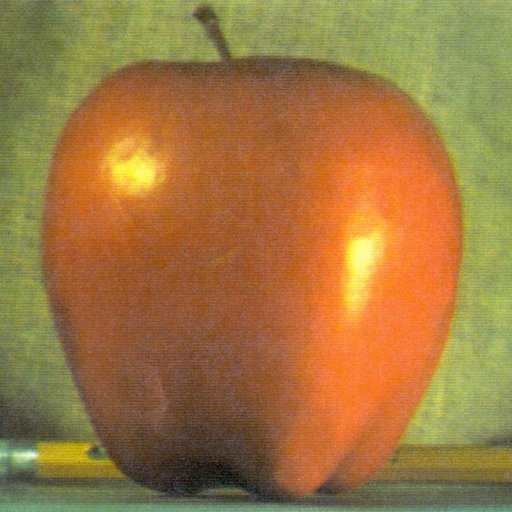
#> input picture misc/imgs/test_fruit/l.jpg, 512 x 512 px
$ python test_multi_channel_blending.py
#> lines starting #> are read from the running program, lines starting #| are printed output that depends on the picture; after the words box and inside, x2 and y2 are one past the last pixel; in counts of white or black regions, pixels touching at a corner belong together
#!/usr/bin/python
import argparse
import sys

import cv2.cv2 as cv2
import numpy as np


def preprocess(img1, img2, overlap_w):
    if img1.shape[0] != img2.shape[0]:
        print("error: image dimension error")
        sys.exit()
    if overlap_w > img1.shape[1] or overlap_w > img2.shape[1]:
        print("error: overlapped area too large")
        sys.exit()

    h1, w1 = img1.shape[:2]
    h2, w2 = img2.shape[:2]

    # prepare final dimensions
    offset = 100
    shape = np.array(img1.shape)
    shape[0] += offset
    shape[1] = w1 + w2 - overlap_w

    # patch1_in_mosaic and patch1_mask_in_mosaic
    subA = np.zeros(shape)
    subA[offset:offset+h1, :w1, :] = img1

    # patch2_in_mosaic and patch2_mask_in_mosaic
    subB = np.zeros(shape)
    subB[:h2, w1 - overlap_w:, :] = img2

    maskA = np.zeros(shape)
    maskA[offset:offset+h1, :w1 - overlap_w // 2] = 1

    return subA, subB, maskA


def prepare_multi_band_blending(img1, img2, overlap_w, leveln=None):
    if overlap_w < 0:
        print("error: overlap_w should be a positive integer")
        sys.exit()

    max_leveln = int(np.floor(np.log2(min(img1.shape[0], img1.shape[1], img2.shape[0], img2.shape[1]))))
    if leveln is None:
        leveln = max_leveln
    if leveln < 1 or leveln > max_leveln:
        print("warning: inappropriate number of leveln")
        leveln = max_leveln

    subA, subB, mask = preprocess(img1, img2, overlap_w)
    return subA, subB, mask, leveln


def multi_band_blending(A, B, M, num_levels):

    num_levels = int(np.floor(np.log2(min(A.shape[0], B.shape[1]))))

    # gaussian pyramid
    gpA = [np.float32(A.copy())]
    gpB = [np.float32(B.copy())]
    gpM = [np.float32(M.copy())]
    for i in range(num_levels):
        gpA.append(cv2.pyrDown(gpA[i]))
        gpB.append(cv2.pyrDown(gpB[i]))
        gpM.append(cv2.pyrDown(gpM[i]))

    # laplacian pyramid
    gpMr = gpM[::-1]
    lpA = [gpA[num_levels]]
    lpB = [gpB[num_levels]]
    for i in range(num_levels, 0, -1):
        size = gpA[i - 1].shape[1::-1]
        LA = gpA[i - 1] - cv2.pyrUp(gpA[i], dstsize=size)
        LB = gpB[i - 1] - cv2.pyrUp(gpB[i], dstsize=size)
        lpA.append(LA)
        lpB.append(LB)

    # blend
    LS = []
    for la, lb, gm in zip(lpA, lpB, gpMr):
        ls = la * gm + lb * (1 - gm)
        LS.append(ls)

    # reconstruct
    ls_ = LS[0]
    for lev_img in LS[1:]:
        ls_ = lev_img + cv2.pyrUp(ls_, dstsize=lev_img.shape[1::-1])
    ls_ = np.clip(ls_, 0, 255)

    return np.uint8(ls_)


if __name__ == '__main__':

    test = True

    if test:
        img1 = cv2.imread('imgs/test_fruit/l.jpg')
#> img1 is the input picture: shape (512, 512, 3); mean B, G, R 64.8, 119.7, 159.1
        img2 = cv2.imread('imgs/test_fruit/r.jpg')
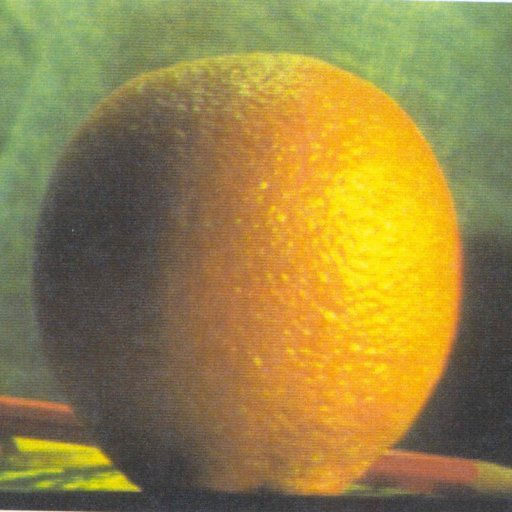
#> input picture misc/imgs/test_fruit/r.jpg, 512 x 512 px
#> img2 is the input picture: shape (512, 512, 3); mean B, G, R 69.2, 131.8, 150.2
        overlap_w = 256  # blend width
        imgs = prepare_multi_band_blending(img1, img2, overlap_w)
#> in preprocess, `subA[offset:offset+h1, :w1, :] = img1`:
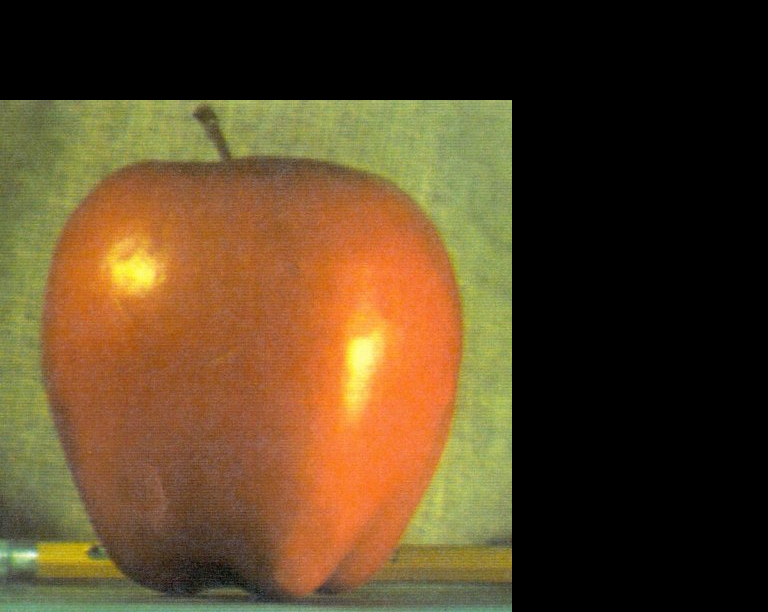
#> subA: shape (612, 768, 3) float64; mean B, G, R 36.1, 66.7, 88.7
#> in preprocess, `subB[:h2, w1 - overlap_w:, :] = img2`:
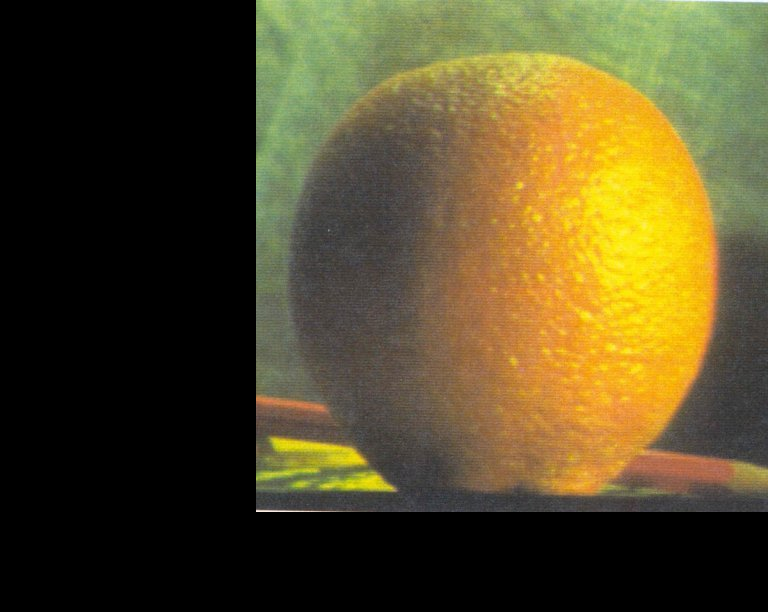
#> subB: shape (612, 768, 3) float64; mean B, G, R 38.6, 73.5, 83.8
#> in prepare_multi_band_blending, `subA, subB, mask = preprocess(img1, img2, overlap_w)`:
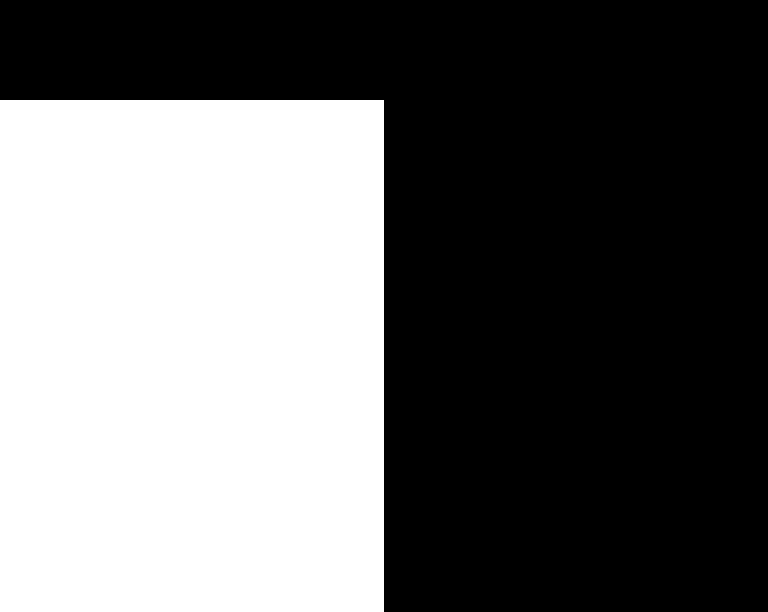
#> mask: shape (612, 768, 3) float64; values 0 (black) and 1 (white), 41.8% white; 1 white region, box (x1, y1, x2, y2) and area: (0, 100, 384, 612) 196608
    else:
        img1 = cv2.imread('imgs/test_colosseum/img1.png')
        img2 = cv2.imread('imgs/test_colosseum/img2.png')
        mask1 = cv2.imread('imgs/test_colosseum/mask1.png') / 255
        # mask2 = cv2.imread('imgs/test_colosseum/mask2.png') / 255
        img1 = img1.astype(np.float64)  # [0, 255]
        img2 = img2.astype(np.float64)  # [0, 255]
        mask1 = mask1 == 1
        mask2 = np.bitwise_not(mask1)
        leveln = 8
        imgs = (img1, img2, mask1, mask2, 8)

    result = multi_band_blending(*imgs)
#> after the loop in multi_band_blending, `for i in range(num_levels):`: gpA = 10 items
#> the loop in multi_band_blending, `for la, lb, gm in zip(lpA, lpB, gpMr):` made 10 passes
#> the loop in multi_band_blending, `for lev_img in LS[1:]:` made 9 passes
#> after the loop in multi_band_blending, `for lev_img in LS[1:]:`:
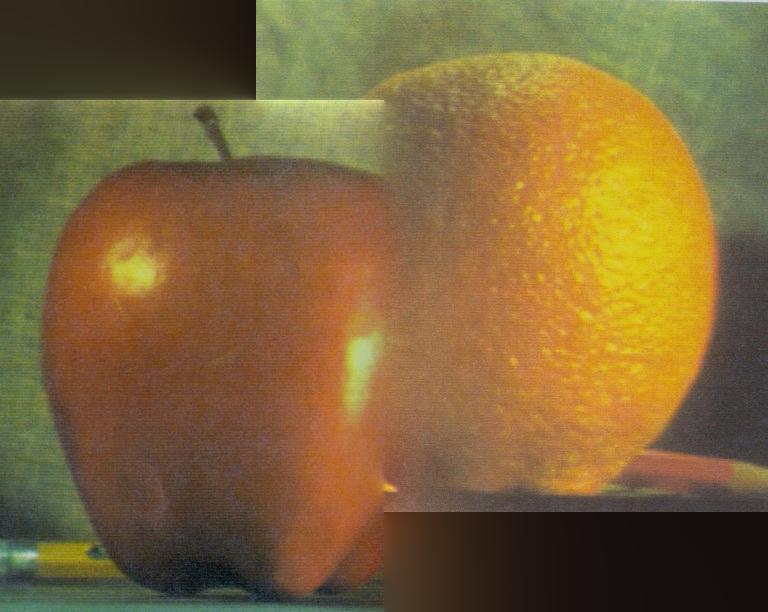
#> ls_: shape (612, 768, 3) float32; mean of channels 0, 1, 2 54.9, 107.9, 138.1; drawn with min black and max white
#> in multi_band_blending, `ls_ = np.clip(ls_, 0, 255)`:
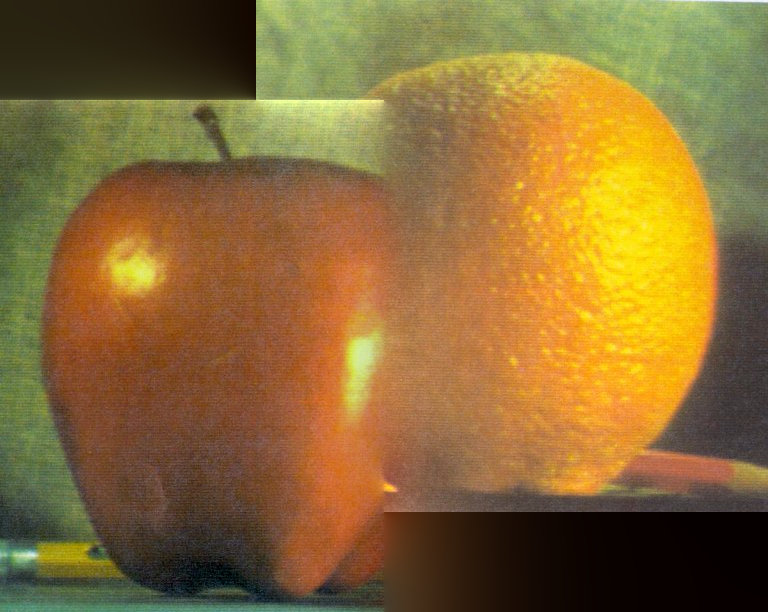
#> ls_: shape (612, 768, 3) float32; mean of channels 0, 1, 2 54.9, 107.9, 138.1; drawn as B, G, R
    cv2.imwrite('imgs/result.png', result)
